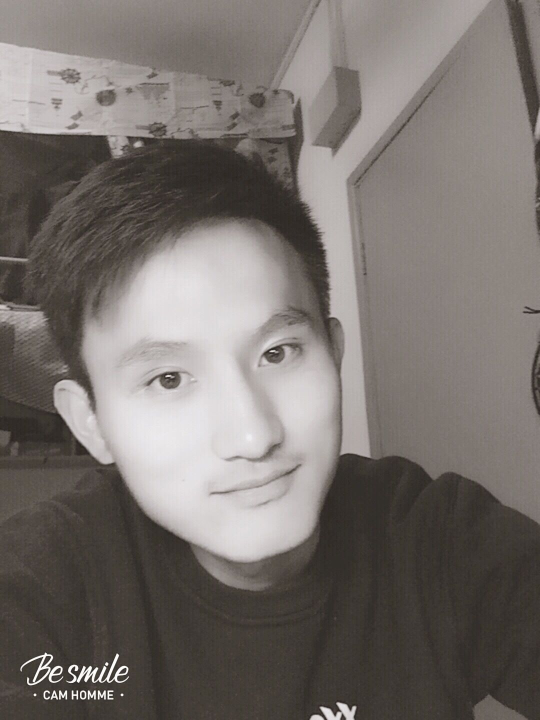
#> input picture src/homework/me.jpg, 1080 x 1440 px (shown at 1/2 size)
$ python MyTest07.py
#> lines starting #> are read from the running program, lines starting #| are printed output that depends on the picture

import numpy as np
import cv2 as cv
from matplotlib import pyplot as plt

img = cv.imread('me.jpg')
#> img is the input picture: shape (1440, 1080, 3); mean B, G, R 108.9, 113, 119.2
mask = np.zeros(img.shape[:2],np.uint8)
bgdModel = np.zeros((1,65),np.float64)
fgdModel = np.zeros((1,65),np.float64)
rect = (0,315, 1080, 1440)
cv.grabCut(img,mask,rect,bgdModel,fgdModel,5,cv.GC_INIT_WITH_RECT)
#代码中将0和2合并为背景 1和3合并为前景
mask2 = np.where((mask==2)|(mask==0),0,1).astype('uint8')
img = img*mask2[:,:,np.newaxis]
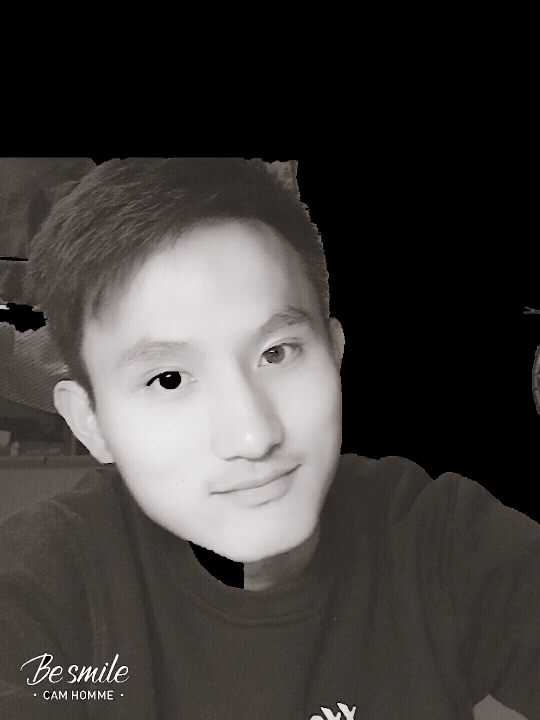
#> img: shape (1440, 1080, 3) (shown at 1/2 size); mean B, G, R 57.5, 59.9, 63.2
plt.imshow(img),plt.colorbar(),plt.show()
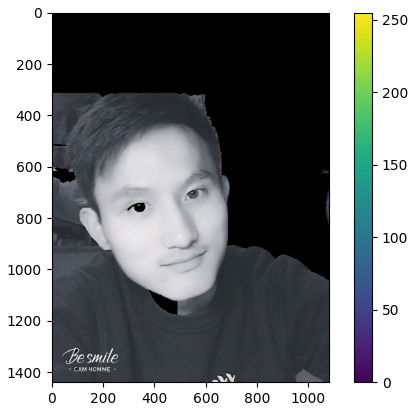
#> figure drawn by matplotlib, 2 panels; B, G, R data is drawn as R, G, B
